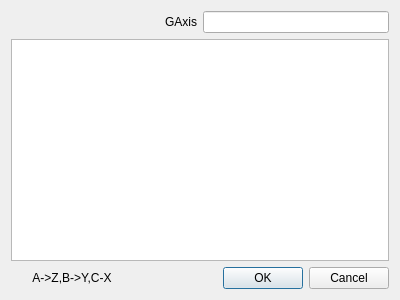
<?xml version="1.0" encoding="UTF-8"?>
<ui version="4.0">
 <class>WLGModelWidget</class>
 <widget class="QDialog" name="WLGModelWidget">
  <property name="geometry">
   <rect>
    <x>0</x>
    <y>0</y>
    <width>400</width>
    <height>300</height>
   </rect>
  </property>
  <property name="windowTitle">
   <string>Dialog</string>
  </property>
  <layout class="QGridLayout" name="gridLayout">
   <item row="5" column="1" colspan="2">
    <widget class="QDialogButtonBox" name="buttonBox">
     <property name="orientation">
      <enum>Qt::Horizontal</enum>
     </property>
     <property name="standardButtons">
      <set>QDialogButtonBox::Cancel|QDialogButtonBox::Ok</set>
     </property>
    </widget>
   </item>
   <item row="2" column="0" rowspan="2" colspan="3">
    <widget class="QTableWidget" name="tableWidget"/>
   </item>
   <item row="1" column="0" colspan="3">
    <layout class="QHBoxLayout" name="horizontalLayout">
     <item>
      <widget class="QLabel" name="label">
       <property name="text">
        <string>GAxis</string>
       </property>
       <property name="alignment">
        <set>Qt::AlignRight|Qt::AlignTrailing|Qt::AlignVCenter</set>
       </property>
      </widget>
     </item>
     <item>
      <widget class="QLineEdit" name="lineEdit">
       <property name="sizePolicy">
        <sizepolicy hsizetype="Minimum" vsizetype="Fixed">
         <horstretch>0</horstretch>
         <verstretch>0</verstretch>
        </sizepolicy>
       </property>
      </widget>
     </item>
    </layout>
   </item>
   <item row="5" column="0">
    <widget class="QLabel" name="label_2">
     <property name="text">
      <string>A-&gt;Z,B-&gt;Y,C-X</string>
     </property>
     <property name="alignment">
      <set>Qt::AlignCenter</set>
     </property>
    </widget>
   </item>
  </layout>
 </widget>
 <resources/>
 <connections>
  <connection>
   <sender>buttonBox</sender>
   <signal>accepted()</signal>
   <receiver>WLGModelWidget</receiver>
   <slot>accept()</slot>
   <hints>
    <hint type="sourcelabel">
     <x>248</x>
     <y>254</y>
    </hint>
    <hint type="destinationlabel">
     <x>157</x>
     <y>274</y>
    </hint>
   </hints>
  </connection>
  <connection>
   <sender>buttonBox</sender>
   <signal>rejected()</signal>
   <receiver>WLGModelWidget</receiver>
   <slot>reject()</slot>
   <hints>
    <hint type="sourcelabel">
     <x>316</x>
     <y>260</y>
    </hint>
    <hint type="destinationlabel">
     <x>286</x>
     <y>274</y>
    </hint>
   </hints>
  </connection>
 </connections>
</ui>
